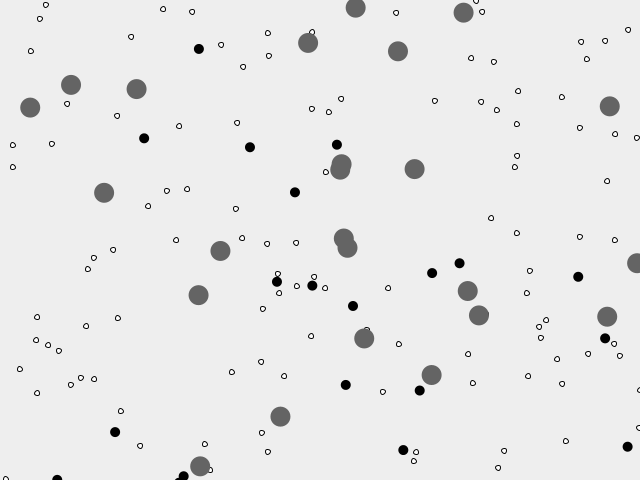
Frame 1 (no input)
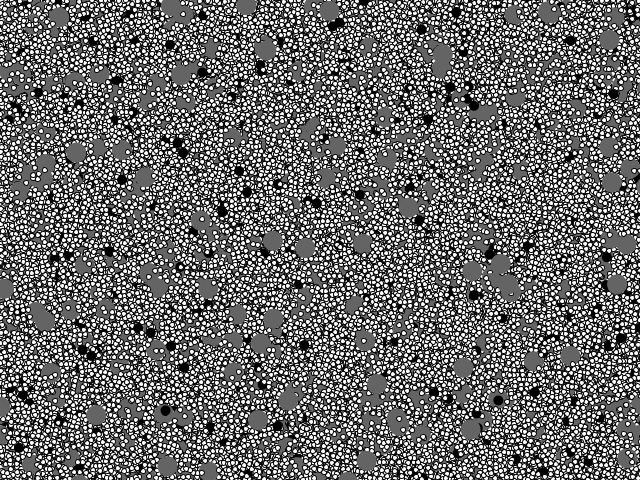
Frame 60 (the mouse pressed at the canvas centre just before this capture)
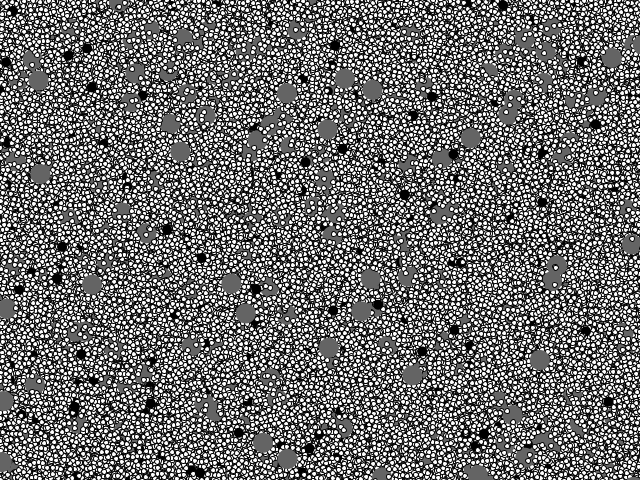
Frame 120 (the mouse held since frame 60 and released just before this capture)

The Processing sketch that drew these frames (run headless with seeded random() and noise(); from frame 60 on, the mouse is pressed at the canvas centre):

// Processing sketch: processing_18199
// ── processing_18199.pde

//setup program
void setup() {
  size(640 , 480);
  frameRate(30);
  background(#eeeeee);
  smooth();
}

void draw(){
  milliParticles();
  secParticles();  
  minParticles();
}

//time based particles
void milliParticles(){
 for(int i = int(millis()); i >= 0; i--) {
      fill(255);
      stroke(0);          
      ellipse(random(800), random(600), 5, 5 );
  }
}

void secParticles() {
  for(int i = int(second()); i >= 0; i--) {
      fill(0);
      noStroke();
      ellipse(random(800), random(600), 10, 10 );
  }
}

void minParticles(){
  for(int i = int(minute()); i >= 0; i--) {
      fill(100);
      noStroke();
      ellipse(random(800), random(600), 20, 20 );
  }
}
